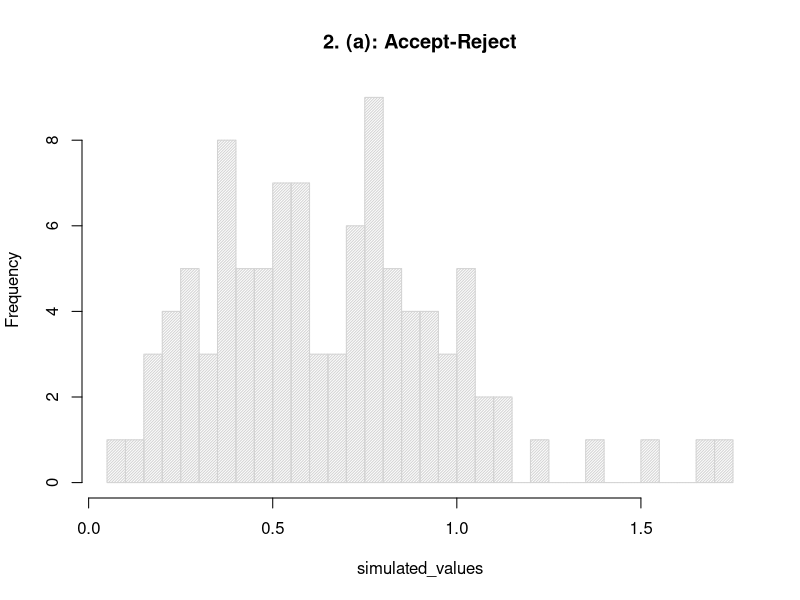

This figure's R source:
x_seq <- seq(0.01, 20, length.out = 100)

# Calculate ratio of f(x) / g(x) at each point
ratios <- dgamma(x_seq, shape=4.3, rate=6.2) / dgamma(x_seq, shape=4, rate=7)
print(ratios)

# The ratios seem to continue to infinity, 
# and took a long time to run when taking this M, 
# since the acceptance rate becomes extremely low.
# Instead, I used G(4,6) with a heavier tail to better model

ratios <- dgamma(x_seq, shape=4.3, rate=6.2) / dgamma(x_seq, shape=4, rate=6)
print(ratios)
M <- max(ratios)
print(M)

accept_reject_part_a = function(n, M) {
  
  simulated_values = rep(0, n)
  simulated_successes = 0
  simulated_trials = 0
  
  # Target distribution: Gamma(4.3, 6.2)
  target_shape = 4.3
  target_rate = 6.2

  # Candidate distribution: Gamma(4, 6) -- not Gamma(4, 7)
  cand_shape = 4
  cand_rate = 6
  
  while (simulated_successes < n) {
    
    simulated_trials = simulated_trials + 1
    
    x_cand = rgamma(1, shape=cand_shape, rate=cand_rate)
    uniform = runif(1, 0, M * dgamma(x_cand, shape=cand_shape, rate=cand_rate))
    
    # Accept if uniform < f(x_cand) where f is Gamma(4.3, 6.2)
    if (uniform < dgamma(x_cand, shape=target_shape, rate=target_rate)) {
      simulated_successes = simulated_successes + 1
      simulated_values[simulated_successes] = x_cand
    }
    
    if (simulated_trials %% 10 == 0) {
      print(mean(simulated_values))      
    }
  }
  
  accept_prob = simulated_successes / simulated_trials
  print(paste("Acceptance probability: ", accept_prob))
  print(paste("Estimated mean: ", mean(simulated_values)))
  hist(simulated_values, density = 50, breaks = 50, main = "2. (a): Accept-Reject")
}

accept_reject_part_a(100, M)
